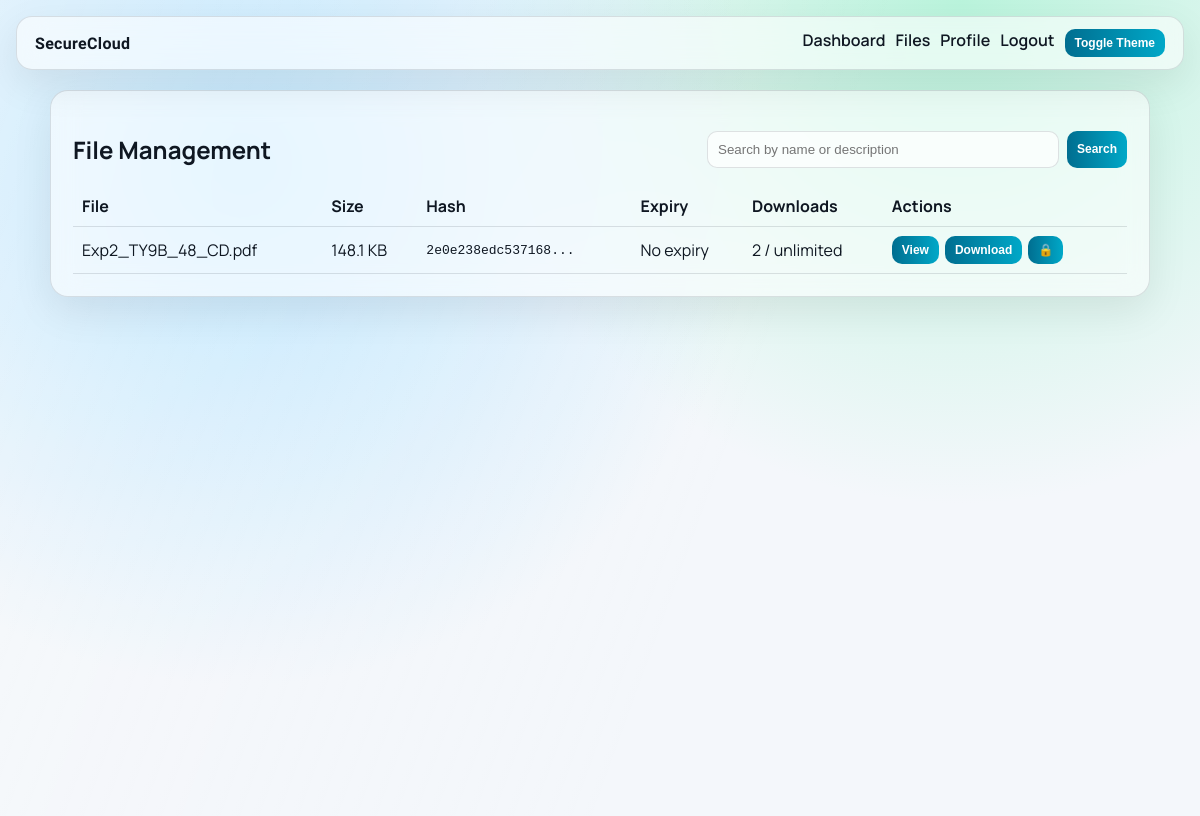
Page /storage/files/ (signed in) on the committed database.
### storage/models.py (models this page shows, shortened)
class SecureFile(models.Model):
	owner = models.ForeignKey(
		settings.AUTH_USER_MODEL,
		on_delete=models.CASCADE,
		related_name="owned_files",
	)
	encrypted_file = models.FileField(upload_to="encrypted/")
	original_name = models.CharField(max_length=255)
	sha256_hash = models.CharField(max_length=64)
	encryption_key_digest = models.CharField(max_length=64)
	key_salt = models.CharField(max_length=64)
	fermat_base = models.PositiveBigIntegerField(default=0)
	fermat_modulus = models.PositiveBigIntegerField(default=0)
	fermat_result = models.PositiveBigIntegerField(default=0)
	aes_nonce = models.CharField(max_length=64)
	aes_tag = models.CharField(max_length=64)
	file_size = models.BigIntegerField(default=0)
	upload_date = models.DateTimeField(auto_now_add=True)
	expiry_date = models.DateTimeField(null=True, blank=True)
	download_limit = models.PositiveIntegerField(default=1)
	download_count = models.PositiveIntegerField(default=0)
	description = models.TextField(blank=True)
	shared_with = models.ManyToManyField(
		settings.AUTH_USER_MODEL,
		related_name="shared_files",
		blank=True,
	)
	class Meta:
		ordering = ["-upload_date"]

### storage/views.py (the view)
# urls.py: path("files/", views.file_list, name="files"),
@login_required
def file_list(request):
	query = request.GET.get("q", "")
	files = search_files_for_user(request.user, query)
	share_entries = {
		entry.secure_file_id: entry
		for entry in SecureFileShare.objects.filter(secure_file__in=files, viewer=request.user)
	}
	return render(
		request,
		"storage/file_list.html",
		{
			"files": files,
			"query": query,
			"share_entries": share_entries,
			"show_encrypt_popup": request.GET.get("enc") == "1",
			"popup_file_id": request.GET.get("file_id", ""),
		},
	)

### storage/models.py (called while the page is built)
	@property
	def can_download(self):
		return self.permission == self.Permission.VIEW_DOWNLOAD

### storage/services.py (called while the page is built)
def list_visible_files(user: User):
    if user.role == User.Role.ADMIN:
        return SecureFile.objects.all()
    if user.role == User.Role.USER:
        return SecureFile.objects.filter(owner=user)
    return SecureFile.objects.filter(share_entries__viewer=user).distinct()

def search_files_for_user(user: User, query: str):
    files = list_visible_files(user)
    if not query:
        return files
    return files.filter(Q(original_name__icontains=query) | Q(description__icontains=query))

### storage/templatetags/storage_extras.py (called while the page is built)
@register.filter
def get_item(dictionary, key):
    if dictionary is None:
        return None
    return dictionary.get(key)

### templates/storage/file_list.html (shortened to what this page needs)
{% extends 'base.html' %}
{% load storage_extras %}
{% block content %}
<section class="glass panel">
    <div class="row-space">
        <h2>File Management</h2>
        <form method="get" class="inline-form">
            <input class="input" type="text" name="q" value="{{ query }}" placeholder="Search by name or description">
            <button class="btn small" type="submit">Search</button>
        </form>
    </div>
    <table class="table">
        <tr>
            <th>File</th><th>Size</th><th>Hash</th><th>Expiry</th><th>Downloads</th><th>Actions</th>
        </tr>
        {% for f in files %}
        <tr>
            <td>{{ f.original_name }}</td>
            <td>{{ f.file_size|filesizeformat }}</td>
            <td class="mono">{{ f.sha256_hash|slice:":16" }}...</td>
            <td>{{ f.expiry_date|default:"No expiry" }}</td>
            <td>{{ f.download_count }} / {% if f.download_limit == 0 %}unlimited{% else %}{{ f.download_limit }}{% endif %}</td>
            <td class="action-row">
                <button
                    class="btn small secure-action"
                    type="button"
                    data-url="{% url 'storage:view' f.id %}"
                    data-mode="decrypt"
                    data-file="{{ f.original_name }}"
                    data-hash="{{ f.sha256_hash }}"
                    data-fermat="{{ f.fermat_base }}^(p-1) mod {{ f.fermat_modulus }} = {{ f.fermat_result }}"
                >View</button>
                {% with share=share_entries|get_item:f.id %}
                    {% if user.role != 'VIEWER' or share and share.can_download %}
                        <button
                            class="btn small secure-action"
                            type="button"
                            data-url="{% url 'storage:download' f.id %}"
                            data-mode="decrypt"
                            data-file="{{ f.original_name }}"
                            data-hash="{{ f.sha256_hash }}"
                            data-fermat="{{ f.fermat_base }}^(p-1) mod {{ f.fermat_modulus }} = {{ f.fermat_result }}"
                        >Download</button>
                    {% endif %}
                {% endwith %}
                <button
                    class="btn small"
                    type="button"
                    onclick="showPipeline(this)"
                    data-file-id="{{ f.id }}"
                    data-file="{{ f.original_name }}"
                    data-hash="{{ f.sha256_hash }}"
                    data-fermat="{{ f.fermat_base }}^(p-1) mod {{ f.fermat_modulus }} = {{ f.fermat_result }}"
                    title="Show cryptography pipeline"
                >&#128274;</button>
            </td>
        </tr>
        {% empty %}
        <tr><td colspan="6">No files found.</td></tr>
        {% endfor %}
    </table>
</section>
{% endblock %}

### static/css/style.css (style rules this page uses)
:root { --bg: #f4f7fb; --text: #0f1722; --card: rgba(255, 255, 255, 0.58); --stroke: rgba(15, 23, 34, 0.12); --accent: #006e90; --accent-2: #7dd3fc; --danger: #be123c; }
* { box-sizing: border-box; }
body { margin: 0; font-family: 'Manrope', sans-serif; color: var(--text); background: radial-gradient(circle at 20% 20%, #bde7ff 0, transparent 45%), radial-gradient(circle at 80% 0%, #baf4dc 0, transparent 40%), var(--bg); min-height: 100vh; }
.glass { backdrop-filter: blur(14px); background: var(--card); border: 1px solid var(--stroke); box-shadow: 0 14px 40px rgba(0, 0, 0, 0.08); }
.hero, .panel, .form-wrap { border-radius: 18px; padding: 22px; margin-bottom: 20px; }
.btn { border: none; border-radius: 10px; padding: 10px 16px; background: linear-gradient(90deg, var(--accent), #00a8c8); color: #fff; font-weight: 700; cursor: pointer; text-decoration: none; display: inline-block; }
.btn.small { padding: 7px 10px; font-size: 12px; }
.input { width: 100%; border-radius: 10px; border: 1px solid var(--stroke); padding: 10px; background: rgba(255, 255, 255, 0.7); }
.table { width: 100%; border-collapse: collapse; }
.table th, .table td { border-bottom: 1px solid var(--stroke); padding: 9px; text-align: left; }
.mono { font-family: monospace; }
.row-space { display: flex; align-items: center; justify-content: space-between; gap: 12px; flex-wrap: wrap; }
.inline-form { display: flex; gap: 8px; min-width: min(420px, 100%); }
.action-row { display: flex; flex-wrap: wrap; gap: 6px; }

### rows in the picture
SecureFile: original_name "Exp2_TY9B_48_CD.pdf", file_size|filesizeformat "148.1 KB", sha256_hash "2e0e238edc537168", expiry_date "No expiry", download_count "2", download_limit "unlimited"
